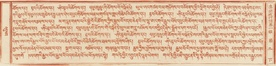
%> input picture 1-1-2b.jpg, 276 x 66 px, shrunk from 1279 x 307 before the run
$ octave verify_segment_gpu.m   (GNU Octave 9; MATLAB toolbox functions it lacks are replaced by stand-ins)
%> lines starting %> are read from the running program, lines starting %| are printed output that depends on the picture; in (x1, y1, x2, y2) boxes, pixels count from 0 and x2, y2 are one past the last pixel; in counts of white or black regions, pixels touching at a corner belong together; the program's own positions count from 1
### segment_page.m
function results = segment_page(imagePath, varargin)
%> called with imagePath = 'scratch/1-1-2b.jpg'
%SEGMENT_PAGE Detect a printed page frame, crop its interior, and extract
%glyph-cluster candidates (connected ink blobs) as individual crops.
%
%   RESULTS = SEGMENT_PAGE(IMAGEPATH) segments the page image at
%   IMAGEPATH and returns a struct array, one entry per accepted glyph
%   blob, with fields:
%       BoundingBox    - [x y w h] in the cropped page's coordinates
%       Line           - text line index (1 = topmost line)
%       PositionInLine - left-to-right order within its line
%       FilePath       - path to the saved crop (if SaveCrops is true)
%
%   Unlike the original cc.m prototype, nothing here is tied to one
%   image's pixel dimensions: the page frame is located from the ink
%   itself (largest thin rectangular connected component), and glyph
%   filtering thresholds are derived from the page's own component-size
%   statistics rather than fixed absolute pixel counts. Pages with no
%   printed frame (e.g. photographed manuscripts) fall back to using the
%   whole image.
%
%   Name-value options:
%       'OutputDir'  - folder to save crops into (default: "<image
%                      basename>_crops" next to the source image)
%       'SaveCrops'  - true/false, write crop PNGs (default true)
%       'Visualize'  - true/false, show a figure with detected boxes (default false)
%       'Deskew'     - true/false, correct small page rotation first (default true)
%       'UseGPU'     - true/false, run rule-line removal and the
%                      stroke-width distance transform on the GPU
%                      (default: canUseGPU()). Binarization, Canny/Hough,
%                      connected components and area opening have no
%                      gpuArray support, and deskew rotation is kept on
%                      the CPU to match its results exactly.
%
%   All non-logical arithmetic is single precision.

p = inputParser;
addParameter(p, 'OutputDir', '', @(s) ischar(s) || isstring(s));
addParameter(p, 'SaveCrops', true, @(x) islogical(x) || isnumeric(x));
addParameter(p, 'Visualize', false, @(x) islogical(x) || isnumeric(x));
addParameter(p, 'Deskew', true, @(x) islogical(x) || isnumeric(x));
addParameter(p, 'UseGPU', [], @(x) isempty(x) || islogical(x) || isnumeric(x));
parse(p, varargin{:});
opts = p.Results;
useGPU = opts.UseGPU;
if isempty(useGPU)
    useGPU = canUseGPU();
end

[srcDir, baseName] = fileparts(imagePath);
if strlength(string(opts.OutputDir)) == 0
    outputDir = fullfile(srcDir, baseName + "_crops");
else
    outputDir = string(opts.OutputDir);
end

I = imread(imagePath);
%> I is the input picture: size 66x276x3 uint8; mean R, G, B 223.5, 188.8, 159.1
if size(I, 3) == 3
    gray = rgb2gray(I);
else
    gray = I;
end

BW = imbinarize(gray, "global");
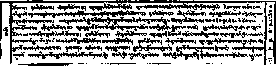
%> BW: size 66x276 logical; 62.1% white; black in thin lines or dots
ink = pick_ink_mask(BW);

angle = single(0);
if opts.Deskew
    angle = estimate_skew(ink);
    if abs(angle) > 0.05
        % Rotate the already-binarized mask directly (nearest-neighbor,
        % so it stays crisp 0/1) rather than rotating the grayscale and
        % re-binarizing afterwards -- bilinear interpolation blurs pixel
        % values across the rotation, and re-running Otsu on that blur
        % can wipe out most of the ink on already low-contrast scans.
        % The grayscale is still rotated (bilinear) separately, purely
        % for saved crop image quality.
        % Kept on the CPU: gpuArray imrotate rounds differently at
        % pixel boundaries, which changes a few ink pixels and with
        % them the connected components.
        gray = imrotate(gray, angle, "bilinear", "loose");
        ink = imrotate(ink, angle, "nearest", "loose");
    end
end

[frameBox, hasFrame] = find_page_frame(ink);
if useGPU
    ink = gpuArray(ink);
end

if hasFrame
    x = round(frameBox(1)); y = round(frameBox(2));
    w = round(frameBox(3)); h = round(frameBox(4));
    cropInk = ink(y:y+h-1, x:x+w-1);
    cropGray = gray(y:y+h-1, x:x+w-1);
else
    cropInk = ink;
    cropGray = gray;
end

[compTable, numLines] = extract_glyph_components(cropInk);

if isempty(compTable)
    warning('segment_page:noComponents', ...
        'No glyph-like components survived filtering for %s.', imagePath);
    results = struct('BoundingBox', {}, 'Line', {}, 'PositionInLine', {}, 'FilePath', {});
    return;
end

if opts.SaveCrops && ~isfolder(outputDir)
    mkdir(outputDir);
end

n = height(compTable);
results(n, 1) = struct('BoundingBox', single([]), 'Line', single([]), 'PositionInLine', single([]), 'FilePath', "");

for k = 1:n
    bb = compTable.BoundingBox(k, :);
    x1 = max(1, floor(bb(1)) - 2);
    y1 = max(1, floor(bb(2)) - 2);
    x2 = min(size(cropGray, 2), ceil(bb(1) + bb(3)) + 2);
    y2 = min(size(cropGray, 1), ceil(bb(2) + bb(4)) + 2);
    glyphImg = cropGray(y1:y2, x1:x2);

    results(k).BoundingBox = bb;
    results(k).Line = compTable.Line(k);
    results(k).PositionInLine = compTable.PositionInLine(k);

    if opts.SaveCrops
        fname = sprintf('%s_line%02d_pos%03d.png', baseName, compTable.Line(k), compTable.PositionInLine(k));
        fpath = fullfile(outputDir, fname);
        imwrite(glyphImg, fpath);
        results(k).FilePath = string(fpath);
    else
        results(k).FilePath = "";
    end
end

if opts.Visualize
    figure('Name', sprintf('segment_page: %s', baseName));
    imshow(cropGray);
    hold on;
    for k = 1:n
        bb = compTable.BoundingBox(k, :);
        rectangle('Position', bb, 'EdgeColor', 'g', 'LineWidth', 1);
    end
    hold off;
    title(sprintf('%d glyph candidates, %d lines, skew %.2f deg', n, numLines, angle));
end

end

%% ---------------------------------------------------------------------
%  Local helpers
%  -----------------------------------------------------------------

function ink = pick_ink_mask(BW)
% Ink is assumed to be the minority class by pixel count (dark strokes
% on a lighter page background). Falls back gracefully if the page scan
% happens to be inverted.
if nnz(BW) <= numel(BW) / 2
    ink = BW;
else
    ink = ~BW;
%> ink: size 66x276 logical; 37.9% white in thin lines or dots
end
end

function angle = estimate_skew(ink)
% Estimate small page rotation from the dominant near-horizontal /
% near-vertical edge directions.
edges = edge(ink, 'canny');
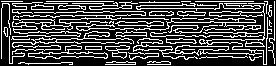
%> edges: size 66x276 logical; 28.3% white in thin lines or dots
[H, theta, ~] = hough(edges, 'RhoResolution', 0.5, 'Theta', -45:0.2:44.8);
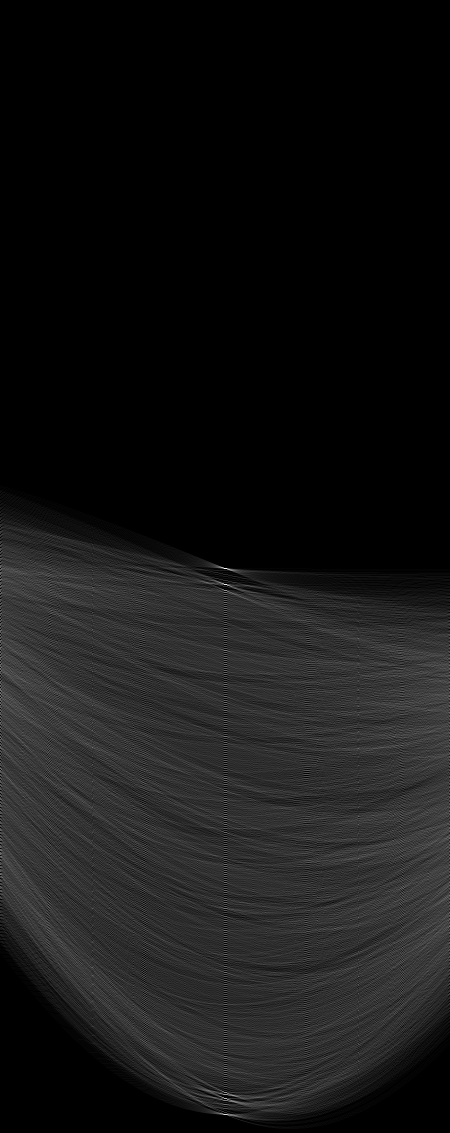
%> H: size 1133x450 double; min 0, max 52, mean 4.6; drawn with min black and max white
%> theta = 450 values from -45 to 44.8
P = houghpeaks(H, 40, 'threshold', ceil(0.2 * max(H(:))));
%> P = 40 rows, first 12: [569 225; 585 225; 1115 225; 1099 225; 1096 234; 571 232; 651 225; 1115 232; 694 1; 875 1; 737 225; 909 225]
if isempty(P)
    angle = single(0);
    return;
end
angle = single(median(theta(P(:, 2))));
%> angle = -0.2
%> in segment_page, `gray = imrotate(gray, angle, "bilinear", "loose");`:
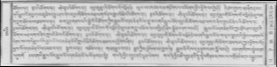
%> gray: size 67x277 uint8; min 4, max 229, mean 192.2
%> in segment_page, `ink = imrotate(ink, angle, "nearest", "loose");`:
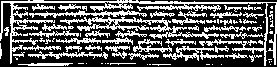
%> ink: size 67x277 logical; 37.2% white in thin lines or dots
end

function cleaned = remove_rule_lines(ink)
% Strip long straight printed rule/divider lines from the ink mask.
% A line-shaped structuring element as long as a healthy fraction of the
% page's own height/width only survives morphological opening if the ink
% under it is itself a long straight run -- true rule lines qualify,
% glyph strokes (short and curved) do not.
[h, w] = size(ink);
vertLen = round(h * 0.5);
horizLen = round(w * 0.3);

rules = false(h, w, 'like', ink);
if vertLen >= 3
    rules = rules | imopen(ink, strel('line', vertLen, 90));
end
if horizLen >= 3
    rules = rules | imopen(ink, strel('line', horizLen, 0));
end

cleaned = ink & ~rules;
end

function [frameBox, hasFrame] = find_page_frame(ink)
% Identify the printed border, if any, as the connected component whose
% bounding box spans most of the page but whose ink fills only a thin
% fraction of that bounding box (i.e. an outline, not a filled block).
CC = bwconncomp(ink, 8);
%> CC = 82 connected components
if CC.NumObjects == 0
    frameBox = [];
    hasFrame = false;
    return;
end

s = regionprops(CC, 'BoundingBox', 'Area', 'Perimeter');
%> s = 82 regions; largest, box (x1, y1, x2, y2), Area and Perimeter: (0, 0, 277, 66) 2118 1891.5, (29, 10, 219, 39) 1262 1067.2, (163, 46, 224, 61) 317 239.7, (28, 51, 108, 59) 246 235.9, (133, 39, 172, 53) 199 194.3
bbx = single(cat(1, s.BoundingBox));
%> bbx = 82 rows, first 8: [0.5 0.5 277 66; 0.5 43.5 2 16; 4.5 27.5 5 9; 13.5 52.5 12 5; 15.5 57.5 3 3; 18.5 63.5 55 3; 23.5 33.5 5 3; 23.5 45.5 38 6]
areas = single(cat(1, s.Area));
%> areas = 82 values, max 2118 at index 1, min 1 at index 9, mean 84.1
perim = single(cat(1, s.Perimeter));
%> perim = 82 values, max 1891.5 at index 1, min 0 at index 9, mean 77.31

[imH, imW] = size(ink);
coverage = (bbx(:, 3) ./ imW) .* (bbx(:, 4) ./ imH);
%> coverage = 82 values, max 0.985 at index 1, min 5.39e-05 at index 9, mean 0.0211
fillRatio = areas ./ (bbx(:, 3) .* bbx(:, 4));
%> fillRatio = 82 values, max 1 at index 9, min 0.116 at index 1, mean 0.645

isFrameLike = coverage > 0.5 & fillRatio < 0.35 & perim > 0;
%> isFrameLike = 82 logical values, 1 true

if ~any(isFrameLike)
    frameBox = [];
    hasFrame = false;
    return;
end

candIdx = find(isFrameLike);
%> candIdx = 1
[~, best] = max(coverage(candIdx));
%> best = 1
idx = candIdx(best);
%> idx = 1

% Thin rectangular outline: area ~= perimeter * stroke thickness.
thickness = areas(idx) / perim(idx);
%> thickness = 1.12
inset = max(2, round(thickness * 1.5));
%> inset = 2

bb = bbx(idx, :);
%> bb = [0.5 0.5 277 66]
x = min(max(bb(1) + inset, 1), imW);
%> x = 2.5
y = min(max(bb(2) + inset, 1), imH);
%> y = 2.5
w = max(bb(3) - 2 * inset, 1);
%> w = 273
h = max(bb(4) - 2 * inset, 1);
%> h = 62
w = min(w, imW - x + 1);
h = min(h, imH - y + 1);

frameBox = [x y w h];
%> frameBox = [2.5 2.5 273 62]
%> in segment_page, `[frameBox, hasFrame] = find_page_frame(ink);`: hasFrame = true
%> in segment_page, `x = round(frameBox(1))`: x = 3
%> in segment_page, `w = round(frameBox(3))`: w = 273
%> in segment_page, `h = round(frameBox(4))`: h = 62
hasFrame = true;
end

function [compTable, numLines] = extract_glyph_components(ink)
% Keep connected components whose size/shape is consistent with the
% page's own glyph-size statistics (not fixed absolute pixel counts),
% then segment text lines from the row-wise projection profile of just
% those glyph pixels.
%
% Printed rule/divider lines (long straight column dividers) are removed
% up front, directionally: a long vertical or horizontal rule line often
% touches glyph ink from several unrelated lines/columns as it crosses
% them, which silently fuses all of that into one giant, page-spanning
% connected component -- one that gets (correctly) rejected by the size
% filter below, taking every real glyph it touched down with it. Rule
% lines are far longer and straighter than any glyph stroke, so opening
% with a long line-shaped structuring element isolates them cleanly
% without disturbing glyph shapes (verified: on the reference page this
% recovered glyphs that were previously vanishing into 900+ px "blobs"
% that were mostly a rule line, moving the kept-component count from 932
% to 947 -- real recovery, not a wild swing in either direction).
%
% (A morphological closing pass was also tried, to rejoin strokes that
% binarization severs mid-glyph, and reverted -- at this scan's
% resolution the gap from a severed stroke and the gap between two
% genuinely different adjacent glyphs are both ~1-2px, so any closing
% radius that bridges one also fuses the other. That needs something
% that looks at more than pixel proximity, e.g. stroke continuity, which
% is a bigger change than a blanket closing operation.)
ink = remove_rule_lines(ink);

% On lower-contrast/faded scans, binarization leaves thousands of
% few-pixel salt-noise specks. Those specks outnumber real glyph
% fragments, which drags the median component area down to almost
% nothing and makes the "relative to median" filter below reject nearly
% everything (including real glyphs). Clearing that noise first, using a
% stroke-width estimate from the page's own ink, keeps the median
% meaningful regardless of scan quality.
ink = denoise_by_stroke_width(ink);
%> in denoise_by_stroke_width, `D = bwdist(~ink);`:
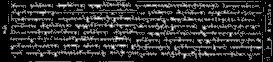
%> D: size 62x273 single; min 0, max 2.24, mean 0.374; drawn with min black and max white
%> in denoise_by_stroke_width, `vals = D(ink);`: vals = 5826 values, max 2.24 at index 1069, min 1 at index 1, mean 1.09
%> in denoise_by_stroke_width, `counts = histcounts(vals, edgesR);`: counts = 20 values, max 5629 at index 2, min 0 at index 1, mean 291.3
%> in denoise_by_stroke_width, `[~, mi] = max(counts);`: mi = 2
%> in denoise_by_stroke_width, `modeR = edgesR(gather(mi)) + 0.5;`: modeR = 1.5
%> in denoise_by_stroke_width, `strokeW = 2 * modeR;`: strokeW = 3
%> in denoise_by_stroke_width, `floorArea = max(3, round(strokeW^2 * 0.4));`: floorArea = 4

CC = bwconncomp(ink, 4);
%> CC = 188 connected components
if CC.NumObjects == 0
    compTable = table();
    numLines = 0;
    return;
end

s = regionprops(CC, 'Area', 'Extent', 'BoundingBox');
%> s = 188 regions; largest, box (x1, y1, x2, y2), Area and Extent: (58, 15, 170, 30) 417 0.248, (135, 1, 246, 10) 329 0.329, (26, 50, 100, 57) 217 0.419, (131, 37, 170, 51) 190 0.348, (174, 44, 222, 58) 184 0.274
areas = single(cat(1, s.Area));
%> areas = 188 values, max 417 at index 37, min 1 at index 11, mean 30.74
extent = single(cat(1, s.Extent));
%> extent = 188 values, max 1 at index 2, min 0.238 at index 140, mean 0.723
bbx = single(cat(1, s.BoundingBox));
%> bbx = 188 rows, first 8: [2.5 25.5 5 9; 8.5 16.5 1 6; 10.5 29.5 10 5; 10.5 36.5 26 7; 10.5 43.5 11 7; 11.5 3.5 15 5; 11.5 9.5 15 7; 11.5 14.5 40 9]
ratio = bbx(:, 3) ./ bbx(:, 4);
%> ratio = 188 values, max 36 at index 23, min 0.0588 at index 181, mean 2.75

medArea = median(areas);
%> medArea = 10.5

keep = areas > max(6, medArea * 0.08) & areas < medArea * 15 ...
     & extent > 0.08 & ratio > 0.08 & ratio < 12 ...
     & bbx(:, 3) < size(ink, 2) * 0.4 & bbx(:, 4) < size(ink, 1) * 0.4;
%> keep = 188 logical values, 100 true

keepIdx = find(keep);
%> keepIdx = 100 values from 1 to 188
if isempty(keepIdx)
    compTable = table();
    numLines = 0;
    return;
end

cleanMask = false(size(ink));
for i = 1:numel(keepIdx)
    cleanMask(CC.PixelIdxList{keepIdx(i)}) = true;
end
%> this loop made 100 passes
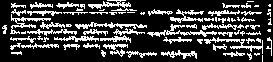
%> cleanMask: size 62x273 logical; 24.7% white in thin lines or dots

bands = detect_line_bands(cleanMask, bbx(keepIdx, 4));
numLines = size(bands, 1);
if numLines == 0
    compTable = table();
    return;
end

bbx = bbx(keepIdx, :);

lineIdx = assign_lines(bbx, bands);
valid = lineIdx > 0;
bbx = bbx(valid, :);
lineIdx = lineIdx(valid);

compTable = table(bbx, lineIdx, 'VariableNames', {'BoundingBox', 'Line'});
compTable.PositionInLine = zeros(height(compTable), 1, 'single');

for L = 1:numLines
    rows = find(compTable.Line == L);
    if isempty(rows)
        continue;
    end
    [~, ord] = sort(compTable.BoundingBox(rows, 1));
    compTable.PositionInLine(rows(ord)) = 1:numel(rows);
end

[~, sortIdx] = sortrows([compTable.Line, compTable.PositionInLine]);
compTable = compTable(sortIdx, :);
end

function [cleaned, strokeR] = denoise_by_stroke_width(ink)
% Estimate the page's typical stroke half-width from the mode of the
% ink's distance transform (robust to a handful of large merged blobs,
% unlike a mean/median over all ink pixels), then drop components too
% small to be a stroke fragment at that scale. strokeR (the half-width
% estimate itself) is also returned for reuse as a morphological closing
% radius by the caller.
%
% The distance transform runs wherever INK lives (GPU or CPU); CLEANED
% is always returned on the CPU because bwareaopen and the connected
% component steps after it have no gpuArray support.
if ~any(ink(:))
    cleaned = gather(ink);
    strokeR = single(1);
    return;
end

D = bwdist(~ink);
vals = D(ink);
vals = vals(vals > 0);
if isempty(vals)
    cleaned = gather(ink);
    strokeR = single(1);
    return;
end

edgesR = single(0:20);
counts = histcounts(vals, edgesR);
[~, mi] = max(counts);
modeR = edgesR(gather(mi)) + 0.5;
strokeR = modeR;
strokeW = 2 * modeR;

floorArea = max(3, round(strokeW^2 * 0.4));
% bwareaopen only accepts a double pixel count.
cleaned = bwareaopen(gather(ink), double(floorArea));
end

function bands = detect_line_bands(mask, compHeights)
% Split text lines by finding valleys in the (smoothed) row-wise ink
% profile. Component-level extraction packs glyph pieces densely enough
% that the gap between two lines is rarely a true all-zero row (a
% descender or vowel sign from one line can dip into the next), so a
% simple "contiguous nonzero run" split under-counts lines badly on
% these pages -- valley-finding on the profile is far more reliable.
rowInk = sum(single(mask), 2);
%> rowInk = 62 values, max 218 at index 13, min 1 at index 61, mean 67.34
n = numel(rowInk);
if n == 0 || isempty(compHeights)
    bands = zeros(0, 2, 'single');
    return;
end

medH = median(single(compHeights));
%> medH = 5
%> the run ends on the next line
smoothed = smoothdata(rowInk, 'movmean', max(3, round(medH / 3)));

try
    [~, locs] = findpeaks(-smoothed, ...
        'MinPeakDistance', max(3, medH * 1.2), ...
        'MinPeakProminence', max(1, range(smoothed) * 0.15));
catch
    % Signal Processing Toolbox unavailable: fall back to splitting on
    % contiguous all-zero row runs (coarser, but dependency-free).
    hasInk = rowInk > 0;
    d = diff([0; single(hasInk(:)); 0]);
    starts = single(find(d == 1));
    ends = single(find(d == -1)) - 1;
    if isempty(starts)
        bands = zeros(0, 2, 'single');
        return;
    end
    bands = [starts, ends];
    return;
end

edgesRows = [0; single(locs(:)); n];
bands = [edgesRows(1:end - 1) + 1, edgesRows(2:end)];

keep = (bands(:, 2) - bands(:, 1)) >= max(3, medH * 0.3);
bands = bands(keep, :);
end

% [13 lines left out: function assign_lines, not called in this run]

### scratch/verify_segment_gpu.m
% Re-segment every page with the single/GPU segment_page and compare the
% crops against the existing folders, which were produced by the
% original double-precision CPU version.
projDir = pwd;
scanList = dir(fullfile(projDir, 'samples_adarshah', '*.jpg'));
pages = [{fullfile(projDir, '1-1-2b.jpg')}, fullfile({scanList.folder}, {scanList.name}), ...
    {fullfile(projDir, 'printed_transcription_test.png')}];
refDirs = [{fullfile(projDir, '1-1-2b_crops')}, ...
    cellfun(@(n) fullfile(projDir, 'samples_adarshah_crops', erase(n, '.jpg')), {scanList.name}, 'UniformOutput', false), ...
    {fullfile(projDir, 'printed_transcription_crops')}];
tmpRoot = fullfile(tempdir, 'tibet_seg_verify');

for useGPU = [false true]
    if isfolder(tmpRoot)
        rmdir(tmpRoot, 's');
    end
    segment_page(pages{1}, 'OutputDir', fullfile(tmpRoot, 'warmup'), 'UseGPU', useGPU);
